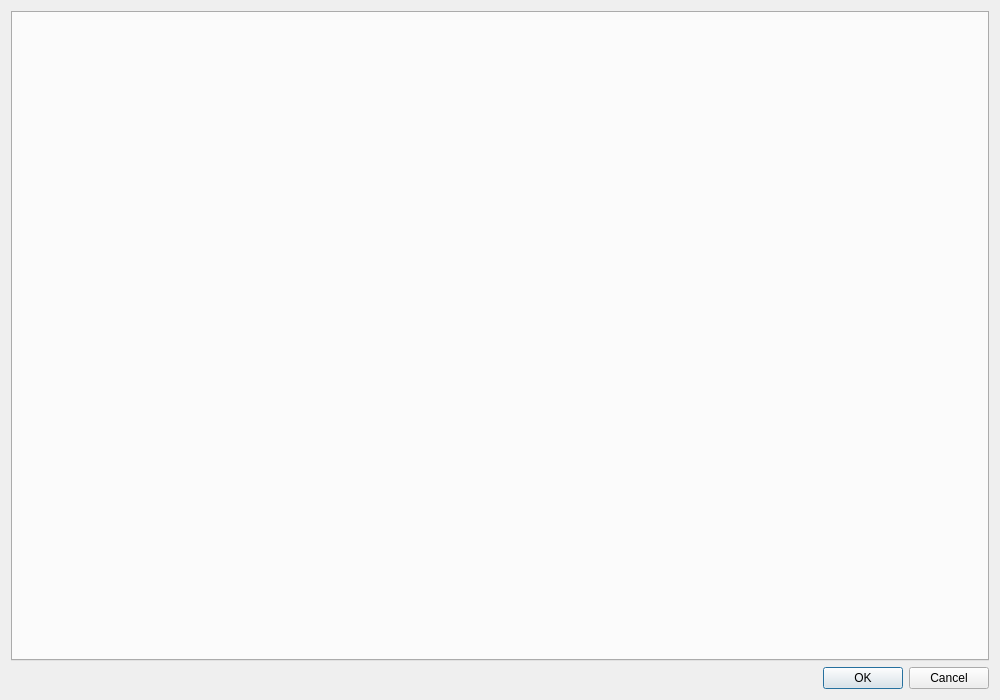
<?xml version="1.0" encoding="UTF-8"?>
<ui version="4.0">
 <class>SettingsForm</class>
 <widget class="QDialog" name="SettingsForm">
  <property name="windowModality">
   <enum>Qt::ApplicationModal</enum>
  </property>
  <property name="geometry">
   <rect>
    <x>0</x>
    <y>0</y>
    <width>1000</width>
    <height>700</height>
   </rect>
  </property>
  <property name="windowTitle">
   <string>Settings</string>
  </property>
  <property name="windowIcon">
   <iconset resource="../application/appRc.qrc">
    <normaloff>:/icons/settings.svg</normaloff>:/icons/settings.svg</iconset>
  </property>
  <layout class="QVBoxLayout" name="verticalLayout">
   <item>
    <widget class="QTabWidget" name="tabWidget">
     <property name="tabPosition">
      <enum>QTabWidget::North</enum>
     </property>
     <property name="tabShape">
      <enum>QTabWidget::Rounded</enum>
     </property>
     <property name="currentIndex">
      <number>-1</number>
     </property>
    </widget>
   </item>
   <item>
    <widget class="QDialogButtonBox" name="buttonBox">
     <property name="standardButtons">
      <set>QDialogButtonBox::Cancel|QDialogButtonBox::Ok</set>
     </property>
    </widget>
   </item>
  </layout>
 </widget>
 <resources>
  <include location="../application/appRc.qrc"/>
 </resources>
 <connections/>
</ui>
